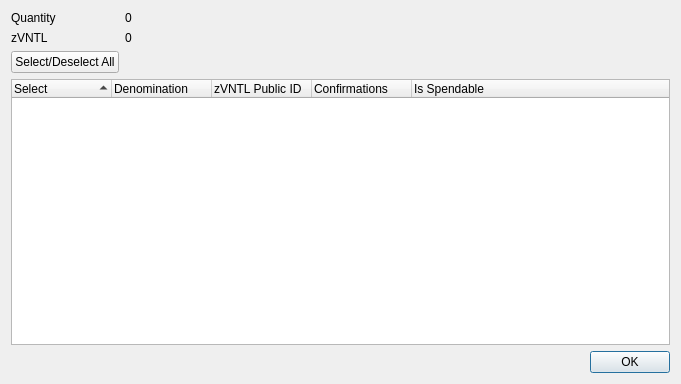
<?xml version="1.0" encoding="UTF-8"?>
<ui version="4.0">
 <class>ZVentualControlDialog</class>
 <widget class="QDialog" name="ZVentualControlDialog">
  <property name="geometry">
   <rect>
    <x>0</x>
    <y>0</y>
    <width>681</width>
    <height>384</height>
   </rect>
  </property>
  <property name="minimumSize">
   <size>
    <width>681</width>
    <height>384</height>
   </size>
  </property>
  <property name="windowTitle">
   <string>Select zVNTL to Spend</string>
  </property>
  <layout class="QGridLayout" name="gridLayout">
   <item row="0" column="0">
    <layout class="QFormLayout" name="formLayout">
     <property name="sizeConstraint">
      <enum>QLayout::SetDefaultConstraint</enum>
     </property>
     <item row="0" column="0">
      <widget class="QLabel" name="labelQuantity">
       <property name="text">
        <string>Quantity</string>
       </property>
      </widget>
     </item>
     <item row="0" column="1">
      <widget class="QLabel" name="labelQuantity_int">
       <property name="text">
        <string>0</string>
       </property>
      </widget>
     </item>
     <item row="1" column="0">
      <widget class="QLabel" name="labelZVentual">
       <property name="text">
        <string>zVNTL</string>
       </property>
      </widget>
     </item>
     <item row="1" column="1">
      <widget class="QLabel" name="labelZVentual_int">
       <property name="text">
        <string>0</string>
       </property>
      </widget>
     </item>
     <item row="2" column="0">
      <widget class="QPushButton" name="pushButtonAll">
       <property name="text">
        <string>Select/Deselect All</string>
       </property>
      </widget>
     </item>
    </layout>
   </item>
   <item row="1" column="0">
    <layout class="QVBoxLayout" name="verticalLayout">
     <item>
      <widget class="QTreeWidget" name="treeWidget">
       <property name="minimumSize">
        <size>
         <width>0</width>
         <height>250</height>
        </size>
       </property>
       <property name="alternatingRowColors">
        <bool>true</bool>
       </property>
       <property name="sortingEnabled">
        <bool>true</bool>
       </property>
       <property name="columnCount">
        <number>5</number>
       </property>
       <attribute name="headerDefaultSectionSize">
        <number>100</number>
       </attribute>
       <column>
        <property name="text">
         <string notr="true">Select</string>
        </property>
       </column>
       <column>
        <property name="text">
         <string notr="true">Denomination</string>
        </property>
       </column>
       <column>
        <property name="text">
         <string notr="true">zVNTL Public ID</string>
        </property>
       </column>
       <column>
        <property name="text">
         <string notr="true">Confirmations</string>
        </property>
       </column>
       <column>
        <property name="text">
         <string>Is Spendable</string>
        </property>
       </column>
      </widget>
     </item>
     <item>
      <widget class="QDialogButtonBox" name="buttonBox">
       <property name="orientation">
        <enum>Qt::Horizontal</enum>
       </property>
       <property name="standardButtons">
        <set>QDialogButtonBox::Ok</set>
       </property>
      </widget>
     </item>
    </layout>
   </item>
  </layout>
 </widget>
 <resources/>
 <connections>
  <connection>
   <sender>buttonBox</sender>
   <signal>accepted()</signal>
   <receiver>ZVentualControlDialog</receiver>
   <slot>accept()</slot>
   <hints>
    <hint type="sourcelabel">
     <x>248</x>
     <y>254</y>
    </hint>
    <hint type="destinationlabel">
     <x>157</x>
     <y>274</y>
    </hint>
   </hints>
  </connection>
  <connection>
   <sender>buttonBox</sender>
   <signal>rejected()</signal>
   <receiver>ZVentualControlDialog</receiver>
   <slot>reject()</slot>
   <hints>
    <hint type="sourcelabel">
     <x>316</x>
     <y>260</y>
    </hint>
    <hint type="destinationlabel">
     <x>286</x>
     <y>274</y>
    </hint>
   </hints>
  </connection>
 </connections>
</ui>
